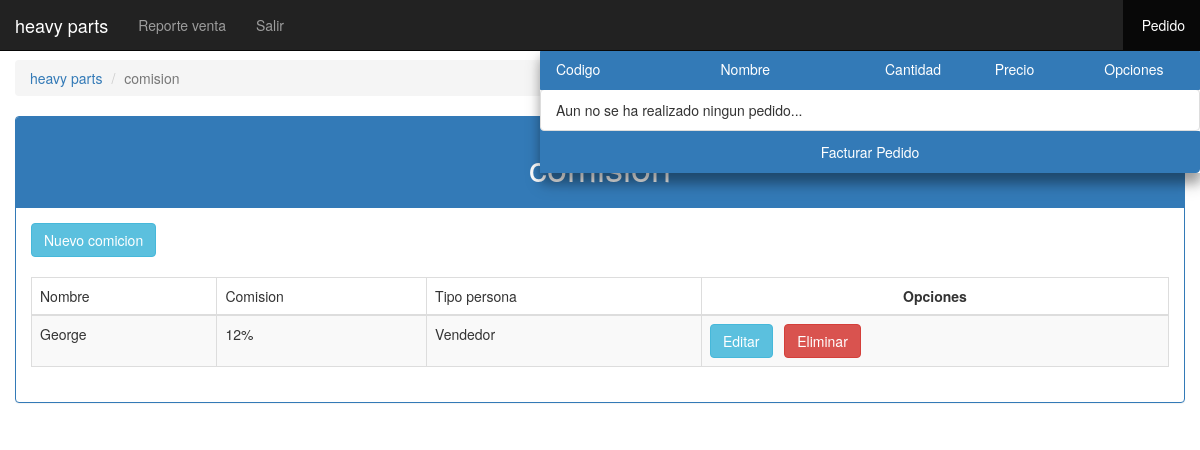
The app's page /admin/view_comicion.php (signed in) with its own data.
### tables this page shows
CREATE TABLE `comicion` (
  `Id_comicion` int(11) NOT NULL,
  `Id_vendedor` int(11) DEFAULT NULL,
  `Id_mecanico` int(11) DEFAULT NULL,
  `Comicion` int(11) DEFAULT NULL,
  `Tipo_persona` int(11) DEFAULT NULL,
  `Estado` int(11) DEFAULT NULL
);

CREATE TABLE `vendedor` (
  `Id_vendedor` int(11) NOT NULL,
  `Cod_vendedor` varchar(50) DEFAULT NULL,
  `Nombre` varchar(255) DEFAULT NULL,
  `Nit` varchar(30) DEFAULT NULL,
  `Direccion` text,
  `Telefono` int(11) DEFAULT NULL,
  `Estado` int(11) DEFAULT NULL
);

### clases/clase_comicion.php (called while the page is built, shortened)
<?php
					class comicion{
						private $pdo;
						public function __Construct(){
							try{
							$this->pdo = new PDO('mysql:host=localhost;dbname=heavy_parts', 'root','');
							$this->pdo->exec('SET CHARACTER SET utf8');
							$this->pdo->setAttribute(PDO::ATTR_ERRMODE, PDO::ERRMODE_EXCEPTION);
							$this->pdo->setAttribute(PDO::ATTR_EMULATE_PREPARES, false);
							}catch(PDOException $e){
								echo 'Error!: '.$e->getMessage();
								die();
							}
						}
						public function get_comicion(){
							try{
								$q = $this->pdo->prepare('SELECT * FROM comicion');
								$q->execute();
								return $q->fetchAll();
								$this->pdo = null;
							}catch(PDOException $e){
								echo 'Error '.$e->getMessage();
							}
						}
					}
					?>

### clases/clase_vendedor.php (called while the page is built, shortened)
<?php
					class vendedor{
						private $pdo;
						public function __Construct(){
							try{
							$this->pdo = new PDO('mysql:host=localhost;dbname=heavy_parts', 'root','');
							$this->pdo->exec('SET CHARACTER SET utf8');
							$this->pdo->setAttribute(PDO::ATTR_ERRMODE, PDO::ERRMODE_EXCEPTION);
							$this->pdo->setAttribute(PDO::ATTR_EMULATE_PREPARES, false);
							}catch(PDOException $e){
								echo 'Error!: '.$e->getMessage();
								die();
							}
						}
						public function get_id_vendedor($id){
							try{
								$q = $this->pdo->prepare('SELECT * FROM vendedor where Id_vendedor = ?');
								$q->bindParam(1,$id);
								$q->execute();
								return $q->fetchAll();
								$this->pdo = null;
							}catch(PDOException $e){
								echo 'Error '.$e->getMessage();
							}
						}
					}
					?>

### admin/view_comicion.php (the view, shortened to what this page needs)
<?php
				include '../menu/menu.php';
				include '../clases/clase_comicion.php';
				$comicion = new comicion();
				$data = $comicion->get_comicion();
								include '../clases/clase_vendedor.php';
								$vendedor = new vendedor();
								$mecanico = new mecanico();
		?>
					<ol class="breadcrumb">
					  <li><a onclick="contenido('view_producto.php');">heavy parts</a></li>
					  <li class="active">comision</li>
					</ol>
					<div class="panel panel-primary">
						<div class="panel-heading">
							<h1 class='text-center'>comision</h1>
						</div>
						<div class="panel-body">
							<a href='add_comicion.php' class='btn btn-info'>Nuevo comicion</a><br><br>
							<div class='table-responsive'>
								<table class='table table-striped table-bordered' id='tabla_datos'>
									<thead>
										<tr>
											<td>Nombre</td>
											<td>Comision</td>
											<td>Tipo persona</td>
											<td class='text-center'><b>Opciones</b></td>
										</tr>
									</thead>
									<?php
									foreach ($data as $row) {?>
									<tr>
										<?php if ($row['Tipo_persona']==1) {?>
											<td><?php $vendedor1 = $vendedor->get_id_vendedor($row['Id_vendedor']); echo $vendedor1[0][2] ?></td>
										<?php }elseif ($row['Tipo_persona']==2) {?>
											<td><?php $mecanico1 = $mecanico->get_id_mecanico($row['Id_mecanico']); echo $mecanico1[0][2] ?></td>
										<?php } ?>
										<td><?php echo $row['Comicion'].'%'; ?></td>
										<td><?php if ($row['Tipo_persona']==1) { echo "Vendedor"; } else { echo "Mecanico"; } ?></td>
										<td><a href='add_comicion.php?id=<?php echo $row[0] ?>' class='btn btn-info'>Editar</a>&nbsp;&nbsp;&nbsp;<a href='del_comicion.php?id=<?php echo $row[0] ?>' class='btn btn-danger'>Eliminar</a></td>
									</tr>
									<?php }?>
								</table>
							</div>
						</div>
					</div>
<?php
include '../pie/pie.php';
 ?>

### records on screen
comicion: Id_vendedor.Nombre "George", Comicion "12", Tipo_persona "Vendedor"
